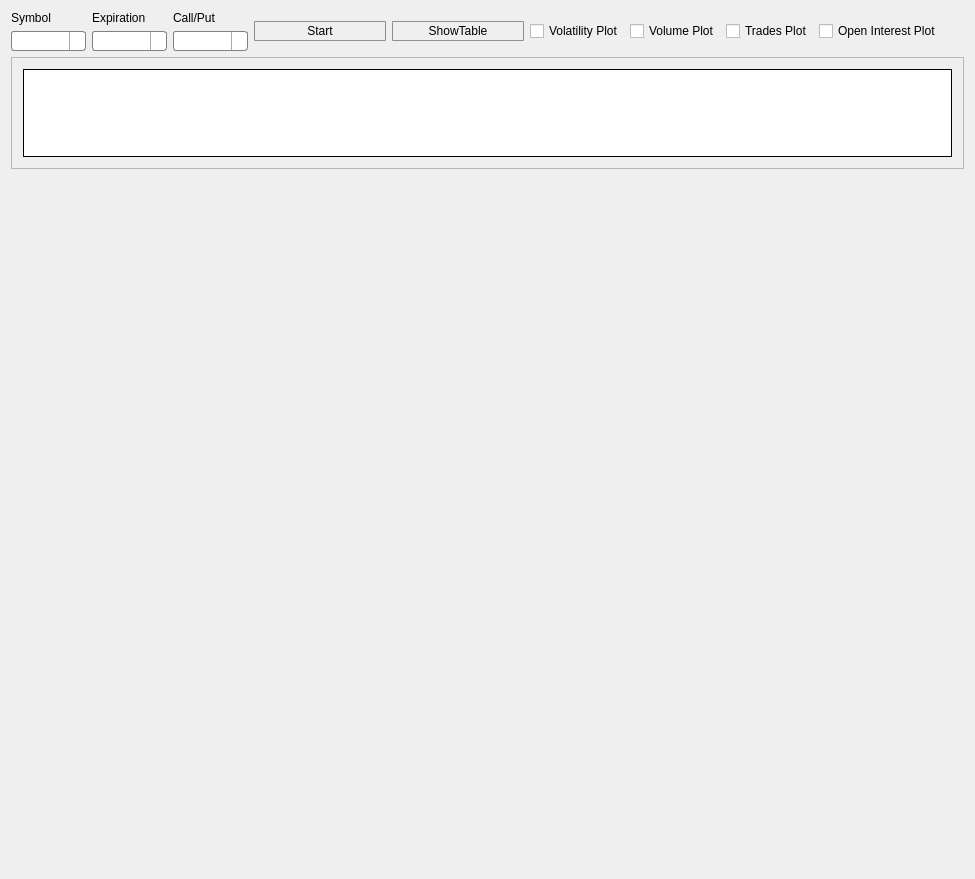
<?xml version="1.0" encoding="UTF-8"?>
<ui version="4.0">
 <class>VolatilityGraph</class>
 <widget class="QWidget" name="VolatilityGraph">
  <property name="geometry">
   <rect>
    <x>0</x>
    <y>0</y>
    <width>975</width>
    <height>879</height>
   </rect>
  </property>
  <property name="windowTitle">
   <string>VolatilityGraph</string>
  </property>
  <layout class="QHBoxLayout" name="horizontalLayout_3">
   <item>
    <layout class="QVBoxLayout" name="verticalLayout_4" stretch="0,1,3,1,1,1">
     <property name="sizeConstraint">
      <enum>QLayout::SetDefaultConstraint</enum>
     </property>
     <item>
      <layout class="QHBoxLayout" name="horizontalLayout" stretch="0,0,0,0,0,0,0,0,0,0">
       <property name="sizeConstraint">
        <enum>QLayout::SetDefaultConstraint</enum>
       </property>
       <item>
        <layout class="QVBoxLayout" name="verticalLayout">
         <item>
          <widget class="QLabel" name="label">
           <property name="sizePolicy">
            <sizepolicy hsizetype="Fixed" vsizetype="Fixed">
             <horstretch>0</horstretch>
             <verstretch>0</verstretch>
            </sizepolicy>
           </property>
           <property name="text">
            <string>Symbol</string>
           </property>
          </widget>
         </item>
         <item>
          <widget class="QComboBox" name="comboDistinctSymbol">
           <property name="sizePolicy">
            <sizepolicy hsizetype="Minimum" vsizetype="Fixed">
             <horstretch>0</horstretch>
             <verstretch>0</verstretch>
            </sizepolicy>
           </property>
           <property name="minimumSize">
            <size>
             <width>75</width>
             <height>0</height>
            </size>
           </property>
           <property name="styleSheet">
            <string notr="true"> QComboBox {
     border: 1px solid gray;
     border-radius: 3px;
     padding: 1px 18px 1px 3px;
     min-width: 4em;
 }

 QComboBox:editable {
     background: white;
 }

 QComboBox:!editable, QComboBox::drop-down:editable {
      background: qlineargradient(x1: 0, y1: 0, x2: 0, y2: 1,
                                  stop: 0 #E1E1E1, stop: 0.4 #DDDDDD,
                                  stop: 0.5 #D8D8D8, stop: 1.0 #D3D3D3);
 }

 /* QComboBox gets the &quot;on&quot; state when the popup is open */
 QComboBox:!editable:on, QComboBox::drop-down:editable:on {
     background: qlineargradient(x1: 0, y1: 0, x2: 0, y2: 1,
                                 stop: 0 #D3D3D3, stop: 0.4 #D8D8D8,
                                 stop: 0.5 #DDDDDD, stop: 1.0 #E1E1E1);
 }

 QComboBox:on { /* shift the text when the popup opens */
     padding-top: 3px;
     padding-left: 4px;
 }

 QComboBox::drop-down {

     subcontrol-origin: padding;
     subcontrol-position: top right;
     width: 15px;

     border-left-width: 1px;
     border-left-color: darkgray;
     border-left-style: solid; /* just a single line */
     border-top-right-radius: 3px; /* same radius as the QComboBox */
     border-bottom-right-radius: 3px;
 }

 QComboBox::down-arrow 
{
     image: url(images/downarrow.png);
    width: 15px;
    height: 15px;
 }

 QComboBox::down-arrow:on { /* shift the arrow when popup is open */
     top: 1px;
     left: 1px;
 }

 QComboBox QAbstractItemView {
     border: 2px solid darkgray;
     selection-background-color: lightgray;

   background: qlineargradient(x1: 0, y1: 0, x2: 0, y2: 1,
                                  stop: 0 #E1E1E1, stop: 0.4 #DDDDDD,
                                  stop: 0.5 #D8D8D8, stop: 1.0 #D3D3D3);
}
</string>
           </property>
          </widget>
         </item>
        </layout>
       </item>
       <item>
        <layout class="QVBoxLayout" name="verticalLayout_2">
         <item>
          <widget class="QLabel" name="label_2">
           <property name="sizePolicy">
            <sizepolicy hsizetype="Fixed" vsizetype="Fixed">
             <horstretch>0</horstretch>
             <verstretch>0</verstretch>
            </sizepolicy>
           </property>
           <property name="text">
            <string>Expiration</string>
           </property>
          </widget>
         </item>
         <item>
          <widget class="QComboBox" name="comboExpirationDate">
           <property name="sizePolicy">
            <sizepolicy hsizetype="Minimum" vsizetype="Fixed">
             <horstretch>0</horstretch>
             <verstretch>0</verstretch>
            </sizepolicy>
           </property>
           <property name="minimumSize">
            <size>
             <width>75</width>
             <height>0</height>
            </size>
           </property>
           <property name="styleSheet">
            <string notr="true"> QComboBox {
     border: 1px solid gray;
     border-radius: 3px;
     padding: 1px 18px 1px 3px;
     min-width: 4em;
 }

 QComboBox:editable {
     background: white;
 }

 QComboBox:!editable, QComboBox::drop-down:editable {
      background: qlineargradient(x1: 0, y1: 0, x2: 0, y2: 1,
                                  stop: 0 #E1E1E1, stop: 0.4 #DDDDDD,
                                  stop: 0.5 #D8D8D8, stop: 1.0 #D3D3D3);
 }

 /* QComboBox gets the &quot;on&quot; state when the popup is open */
 QComboBox:!editable:on, QComboBox::drop-down:editable:on {
     background: qlineargradient(x1: 0, y1: 0, x2: 0, y2: 1,
                                 stop: 0 #D3D3D3, stop: 0.4 #D8D8D8,
                                 stop: 0.5 #DDDDDD, stop: 1.0 #E1E1E1);
 }

 QComboBox:on { /* shift the text when the popup opens */
     padding-top: 3px;
     padding-left: 4px;
 }

 QComboBox::drop-down {

     subcontrol-origin: padding;
     subcontrol-position: top right;
     width: 15px;

     border-left-width: 1px;
     border-left-color: darkgray;
     border-left-style: solid; /* just a single line */
     border-top-right-radius: 3px; /* same radius as the QComboBox */
     border-bottom-right-radius: 3px;
 }

 QComboBox::down-arrow 
{
     image: url(images/downarrow.png);
    width: 15px;
    height: 15px;
 }

 QComboBox::down-arrow:on { /* shift the arrow when popup is open */
     top: 1px;
     left: 1px;
 }

 QComboBox QAbstractItemView {
     border: 2px solid darkgray;
     selection-background-color: lightgray;

   background: qlineargradient(x1: 0, y1: 0, x2: 0, y2: 1,
                                  stop: 0 #E1E1E1, stop: 0.4 #DDDDDD,
                                  stop: 0.5 #D8D8D8, stop: 1.0 #D3D3D3);
}
</string>
           </property>
          </widget>
         </item>
        </layout>
       </item>
       <item>
        <layout class="QVBoxLayout" name="verticalLayout_3">
         <item>
          <widget class="QLabel" name="label_3">
           <property name="sizePolicy">
            <sizepolicy hsizetype="Fixed" vsizetype="Fixed">
             <horstretch>0</horstretch>
             <verstretch>0</verstretch>
            </sizepolicy>
           </property>
           <property name="text">
            <string>Call/Put</string>
           </property>
          </widget>
         </item>
         <item>
          <widget class="QComboBox" name="comboCallPut">
           <property name="sizePolicy">
            <sizepolicy hsizetype="Minimum" vsizetype="Fixed">
             <horstretch>0</horstretch>
             <verstretch>0</verstretch>
            </sizepolicy>
           </property>
           <property name="minimumSize">
            <size>
             <width>75</width>
             <height>0</height>
            </size>
           </property>
           <property name="styleSheet">
            <string notr="true"> QComboBox {
     border: 1px solid gray;
     border-radius: 3px;
     padding: 1px 18px 1px 3px;
     min-width: 4em;
 }

 QComboBox:editable {
     background: white;
 }

 QComboBox:!editable, QComboBox::drop-down:editable {
      background: qlineargradient(x1: 0, y1: 0, x2: 0, y2: 1,
                                  stop: 0 #E1E1E1, stop: 0.4 #DDDDDD,
                                  stop: 0.5 #D8D8D8, stop: 1.0 #D3D3D3);
 }

 /* QComboBox gets the &quot;on&quot; state when the popup is open */
 QComboBox:!editable:on, QComboBox::drop-down:editable:on {
     background: qlineargradient(x1: 0, y1: 0, x2: 0, y2: 1,
                                 stop: 0 #D3D3D3, stop: 0.4 #D8D8D8,
                                 stop: 0.5 #DDDDDD, stop: 1.0 #E1E1E1);
 }

 QComboBox:on { /* shift the text when the popup opens */
     padding-top: 3px;
     padding-left: 4px;
 }

 QComboBox::drop-down {

     subcontrol-origin: padding;
     subcontrol-position: top right;
     width: 15px;

     border-left-width: 1px;
     border-left-color: darkgray;
     border-left-style: solid; /* just a single line */
     border-top-right-radius: 3px; /* same radius as the QComboBox */
     border-bottom-right-radius: 3px;
 }

 QComboBox::down-arrow 
{
     image: url(images/downarrow.png);
    width: 15px;
    height: 15px;
 }

 QComboBox::down-arrow:on { /* shift the arrow when popup is open */
     top: 1px;
     left: 1px;
 }

 QComboBox QAbstractItemView {
     border: 2px solid darkgray;
     selection-background-color: lightgray;

   background: qlineargradient(x1: 0, y1: 0, x2: 0, y2: 1,
                                  stop: 0 #E1E1E1, stop: 0.4 #DDDDDD,
                                  stop: 0.5 #D8D8D8, stop: 1.0 #D3D3D3);
}
</string>
           </property>
          </widget>
         </item>
        </layout>
       </item>
       <item>
        <widget class="QPushButton" name="cmdStart">
         <property name="sizePolicy">
          <sizepolicy hsizetype="Fixed" vsizetype="Fixed">
           <horstretch>0</horstretch>
           <verstretch>0</verstretch>
          </sizepolicy>
         </property>
         <property name="styleSheet">
          <string notr="true">QPushButton {
         border: 1px solid #8f8f91;
         border-radius: 1px;
         background-color: qlineargradient(x1: 0, y1: 0, x2: 0, y2: 1,
                                           stop: 0 #f6f7fa, stop: 1 #dadbde);
         min-width: 130px;
         min-height: 18px;
     }

     QPushButton:pressed {
         background-color: qlineargradient(x1: 0, y1: 0, x2: 0, y2: 1,
                                           stop: 0 #dadbde, stop: 1 #f6f7fa);
     }
</string>
         </property>
         <property name="text">
          <string>Start</string>
         </property>
        </widget>
       </item>
       <item>
        <widget class="QPushButton" name="cmdHideTable">
         <property name="styleSheet">
          <string notr="true">QPushButton {
         border: 1px solid #8f8f91;
         border-radius: 1px;
         background-color: qlineargradient(x1: 0, y1: 0, x2: 0, y2: 1,
                                           stop: 0 #f6f7fa, stop: 1 #dadbde);
         min-width: 130px;
         min-height: 18px;
     }

     QPushButton:pressed {
         background-color: qlineargradient(x1: 0, y1: 0, x2: 0, y2: 1,
                                           stop: 0 #dadbde, stop: 1 #f6f7fa);
     }
</string>
         </property>
         <property name="text">
          <string>ShowTable</string>
         </property>
        </widget>
       </item>
       <item>
        <widget class="QCheckBox" name="checkBoxVolatility">
         <property name="sizePolicy">
          <sizepolicy hsizetype="Fixed" vsizetype="Fixed">
           <horstretch>0</horstretch>
           <verstretch>0</verstretch>
          </sizepolicy>
         </property>
         <property name="text">
          <string>Volatility Plot</string>
         </property>
        </widget>
       </item>
       <item>
        <widget class="QCheckBox" name="checkBoxVolume">
         <property name="sizePolicy">
          <sizepolicy hsizetype="Fixed" vsizetype="Fixed">
           <horstretch>0</horstretch>
           <verstretch>0</verstretch>
          </sizepolicy>
         </property>
         <property name="text">
          <string>Volume Plot</string>
         </property>
        </widget>
       </item>
       <item>
        <widget class="QCheckBox" name="checkBoxTrades">
         <property name="sizePolicy">
          <sizepolicy hsizetype="Fixed" vsizetype="Fixed">
           <horstretch>0</horstretch>
           <verstretch>0</verstretch>
          </sizepolicy>
         </property>
         <property name="text">
          <string>Trades Plot</string>
         </property>
        </widget>
       </item>
       <item>
        <widget class="QCheckBox" name="checkBoxOpenInterest">
         <property name="sizePolicy">
          <sizepolicy hsizetype="Fixed" vsizetype="Fixed">
           <horstretch>0</horstretch>
           <verstretch>0</verstretch>
          </sizepolicy>
         </property>
         <property name="text">
          <string>Open Interest Plot</string>
         </property>
        </widget>
       </item>
       <item>
        <spacer name="horizontalSpacer">
         <property name="orientation">
          <enum>Qt::Horizontal</enum>
         </property>
         <property name="sizeHint" stdset="0">
          <size>
           <width>40</width>
           <height>20</height>
          </size>
         </property>
        </spacer>
       </item>
      </layout>
     </item>
     <item>
      <widget class="QFrame" name="frametableDisplay">
       <property name="sizePolicy">
        <sizepolicy hsizetype="Expanding" vsizetype="Expanding">
         <horstretch>0</horstretch>
         <verstretch>0</verstretch>
        </sizepolicy>
       </property>
       <property name="frameShape">
        <enum>QFrame::StyledPanel</enum>
       </property>
       <property name="frameShadow">
        <enum>QFrame::Raised</enum>
       </property>
       <layout class="QHBoxLayout" name="horizontalLayout_2">
        <item>
         <widget class="QTableView" name="tableOptions">
          <property name="frameShape">
           <enum>QFrame::Box</enum>
          </property>
          <property name="frameShadow">
           <enum>QFrame::Plain</enum>
          </property>
          <property name="sortingEnabled">
           <bool>true</bool>
          </property>
         </widget>
        </item>
       </layout>
      </widget>
     </item>
     <item>
      <widget class="QCustomPlot" name="LinePlot" native="true">
       <property name="sizePolicy">
        <sizepolicy hsizetype="Expanding" vsizetype="Expanding">
         <horstretch>0</horstretch>
         <verstretch>0</verstretch>
        </sizepolicy>
       </property>
       <property name="autoFillBackground">
        <bool>false</bool>
       </property>
      </widget>
     </item>
     <item>
      <widget class="QCustomPlot" name="VolumePlot" native="true">
       <property name="sizePolicy">
        <sizepolicy hsizetype="Expanding" vsizetype="Expanding">
         <horstretch>0</horstretch>
         <verstretch>0</verstretch>
        </sizepolicy>
       </property>
      </widget>
     </item>
     <item>
      <widget class="QCustomPlot" name="TradesPlot" native="true">
       <property name="sizePolicy">
        <sizepolicy hsizetype="Expanding" vsizetype="Expanding">
         <horstretch>0</horstretch>
         <verstretch>0</verstretch>
        </sizepolicy>
       </property>
      </widget>
     </item>
     <item>
      <widget class="QCustomPlot" name="OInterestPlot" native="true">
       <property name="sizePolicy">
        <sizepolicy hsizetype="Expanding" vsizetype="Expanding">
         <horstretch>0</horstretch>
         <verstretch>0</verstretch>
        </sizepolicy>
       </property>
      </widget>
     </item>
    </layout>
   </item>
  </layout>
 </widget>
 <layoutdefault spacing="6" margin="11"/>
 <customwidgets>
  <customwidget>
   <class>QCustomPlot</class>
   <extends>QWidget</extends>
   <header location="global">qcustomplot.h</header>
   <container>1</container>
  </customwidget>
 </customwidgets>
 <resources>
  <include location="Eclipse.qrc"/>
 </resources>
 <connections/>
</ui>
